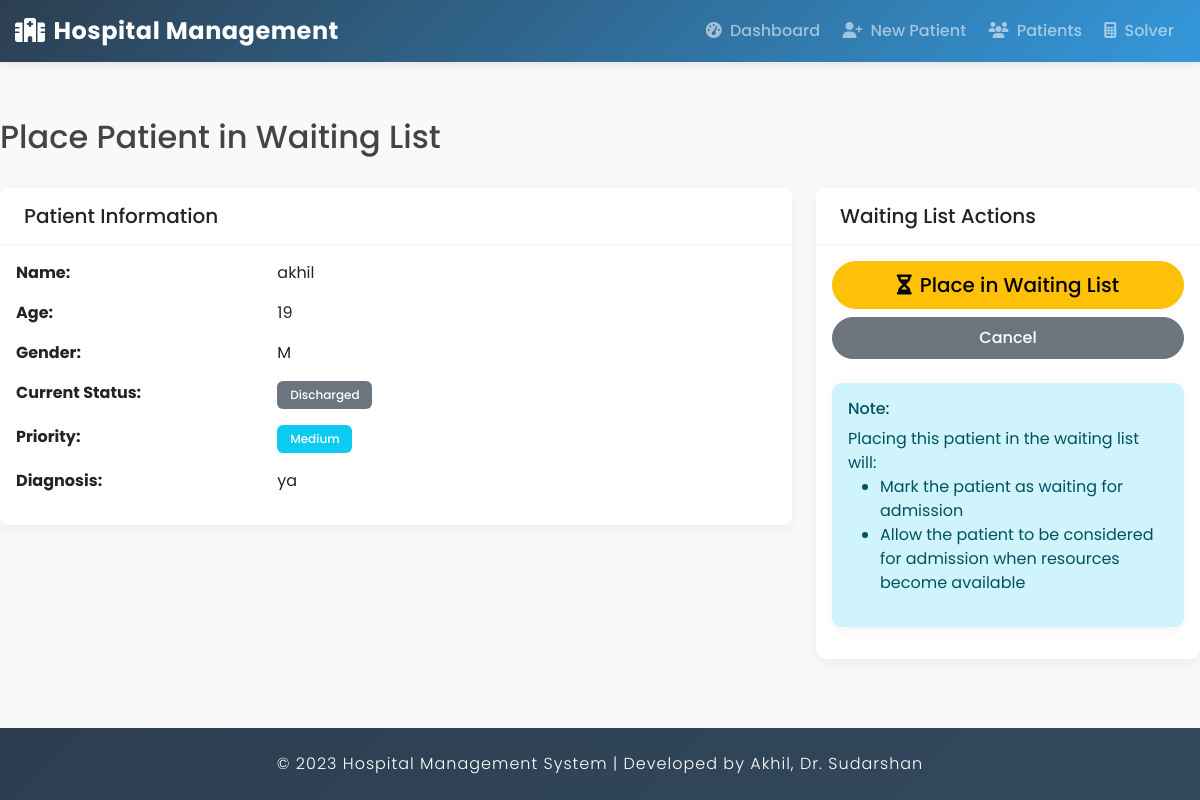
The app's page /patient/waiting/9/ with its own data.
### hospital/models.py (models this page shows, shortened)
class Patient(models.Model):
    STATUS_CHOICES = [
        ('WAI', 'Waiting'),
        ('ADM', 'Admitted'),
        ('TRE', 'Under Treatment'),
        ('DIS', 'Discharged'),
    ]
    PRIORITY_CHOICES = [
        (1, 'Low'),
        (2, 'Medium'),
        (3, 'High'),
        (4, 'Critical'),
        (5, 'Emergency'),
    ]
    GENDER_CHOICES = [
        ('M', 'Male'),
        ('F', 'Female'),
        ('O', 'Other'),
    ]
    name = models.CharField(max_length=100)
    age = models.IntegerField(validators=[MinValueValidator(0), MaxValueValidator(150)])
    gender = models.CharField(max_length=1, choices=GENDER_CHOICES, default='M')
    admission_date = models.DateTimeField(auto_now_add=True)
    condition = models.TextField()
    diagnosis = models.TextField(blank=True)
    status = models.CharField(max_length=3, choices=STATUS_CHOICES, default='WAI')
    priority = models.IntegerField(choices=PRIORITY_CHOICES, default=1)
    expected_stay_days = models.IntegerField(validators=[MinValueValidator(1)], default=1)
    notes = models.TextField(blank=True)
    required_equipment = models.JSONField(default=list, blank=True)
    assigned_doctor = models.ForeignKey(Doctor, on_delete=models.SET_NULL, null=True, blank=True)
    assigned_bed = models.ForeignKey(Bed, on_delete=models.SET_NULL, null=True, blank=True)

### hospital/views.py (the view, shortened to what this page needs)
# urls.py: path('patient/waiting/<int:pk>/', views.patient_waiting, name='patient_waiting'),
def patient_waiting(request, pk):
    patient = get_object_or_404(Patient, pk=pk)
    return render(request, 'hospital/patient_waiting_confirm.html', {
        'patient': patient
    })

### hospital/templates/hospital/patient_waiting_confirm.html (shortened to what this page needs)
{% extends 'hospital/base.html' %}
{% block content %}
<div class="row mb-4">
    <div class="col-md-12">
        <h2>Place Patient in Waiting List</h2>
    </div>
</div>
<div class="row">
    <div class="col-md-8">
        <div class="card mb-4">
            <div class="card-header">
                <h5 class="card-title mb-0">Patient Information</h5>
            </div>
            <div class="card-body">
                <div class="row mb-3">
                    <div class="col-md-4 fw-bold">Name:</div>
                    <div class="col-md-8">{{ patient.name }}</div>
                </div>
                <div class="row mb-3">
                    <div class="col-md-4 fw-bold">Age:</div>
                    <div class="col-md-8">{{ patient.age }}</div>
                </div>
                <div class="row mb-3">
                    <div class="col-md-4 fw-bold">Gender:</div>
                    <div class="col-md-8">{{ patient.gender }}</div>
                </div>
                <div class="row mb-3">
                    <div class="col-md-4 fw-bold">Current Status:</div>
                    <div class="col-md-8">
                        <span class="badge bg-{% if patient.status == 'WAI' %}warning{% elif patient.status == 'ADM' %}success{% elif patient.status == 'TRE' %}info{% else %}secondary{% endif %}">
                            {{ patient.get_status_display }}
                        </span>
                    </div>
                </div>
                <div class="row mb-3">
                    <div class="col-md-4 fw-bold">Priority:</div>
                    <div class="col-md-8">
                        <span class="badge bg-{% if patient.priority >= 4 %}danger{% elif patient.priority >= 3 %}warning{% else %}info{% endif %}">
                            {{ patient.get_priority_display }}
                        </span>
                    </div>
                </div>
                <div class="row mb-3">
                    <div class="col-md-4 fw-bold">Diagnosis:</div>
                    <div class="col-md-8">{{ patient.diagnosis }}</div>
                </div>
            </div>
        </div>
    </div>
    <div class="col-md-4">
        <div class="card">
            <div class="card-header">
                <h5 class="card-title mb-0">Waiting List Actions</h5>
            </div>
            <div class="card-body">
                <form method="post">
                    <div class="d-grid gap-2">
                        <button type="submit" class="btn btn-warning btn-lg">
                            <i class="fas fa-hourglass-half me-2"></i>Place in Waiting List
                        </button>
                        <a href="{% url 'hospital:patient_list' %}" class="btn btn-secondary">
                            Cancel
                        </a>
                    </div>
                </form>
                <div class="alert alert-info mt-4">
                    <h6 class="alert-heading">Note:</h6>
                    <p class="mb-0">
                        Placing this patient in the waiting list will:
                        <ul class="mb-0">
                            <li>Mark the patient as waiting for admission</li>
                            <li>Allow the patient to be considered for admission when resources become available</li>
                        </ul>
                    </p>
                </div>
            </div>
        </div>
    </div>
</div>
{% endblock %}

### hospital/templates/hospital/base.html (style rules this page uses)
:root { --primary-color: #2c3e50; --secondary-color: #3498db; --accent-color: #1abc9c; --light-color: #ecf0f1; --dark-color: #2c3e50; --danger-color: #e74c3c; --warning-color: #f39c12; --success-color: #27ae60; --info-color: #3498db; }
body { font-family: 'Poppins', sans-serif; background-color: #f8f9fa; color: #444; min-height: 100vh; display: flex; flex-direction: column; }
.card { border-radius: 10px; border: none; box-shadow: 0 5px 15px rgba(0, 0, 0, 0.05); transition: transform 0.3s, box-shadow 0.3s; margin-bottom: 1.5rem; overflow: hidden; }
.card-header { background-color: #fff; border-bottom: 1px solid rgba(0, 0, 0, 0.05); font-weight: 600; padding: 1rem 1.5rem; }
.btn { font-weight: 500; border-radius: 30px; padding: 0.5rem 1.5rem; transition: all 0.3s; }
.alert { border-radius: 10px; border: none; box-shadow: 0 3px 10px rgba(0, 0, 0, 0.05); }
.badge { padding: 0.5rem 0.8rem; font-weight: 500; border-radius: 6px; }

### records on screen
Patient: name "akhil", age "19", gender "M", status "Discharged", priority "Medium", diagnosis "ya"
